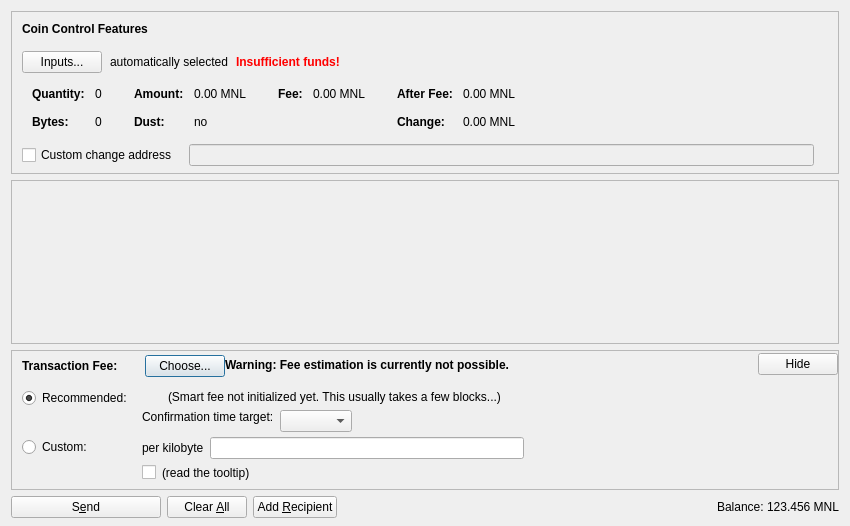
<?xml version="1.0" encoding="UTF-8"?>
<ui version="4.0">
 <class>SendCoinsDialog</class>
 <widget class="QDialog" name="SendCoinsDialog">
  <property name="geometry">
   <rect>
    <x>0</x>
    <y>0</y>
    <width>850</width>
    <height>526</height>
   </rect>
  </property>
  <property name="windowTitle">
   <string>Send Coins</string>
  </property>
  <layout class="QVBoxLayout" name="verticalLayout" stretch="0,1,0,0">
   <property name="bottomMargin">
    <number>8</number>
   </property>
   <item>
    <widget class="QFrame" name="frameCoinControl">
     <property name="sizePolicy">
      <sizepolicy hsizetype="Expanding" vsizetype="Expanding">
       <horstretch>0</horstretch>
       <verstretch>0</verstretch>
      </sizepolicy>
     </property>
     <property name="maximumSize">
      <size>
       <width>16777215</width>
       <height>16777215</height>
      </size>
     </property>
     <property name="frameShape">
      <enum>QFrame::StyledPanel</enum>
     </property>
     <property name="frameShadow">
      <enum>QFrame::Sunken</enum>
     </property>
     <layout class="QVBoxLayout" name="verticalLayoutCoinControl2">
      <property name="spacing">
       <number>0</number>
      </property>
      <property name="leftMargin">
       <number>0</number>
      </property>
      <property name="topMargin">
       <number>0</number>
      </property>
      <property name="rightMargin">
       <number>0</number>
      </property>
      <property name="bottomMargin">
       <number>6</number>
      </property>
      <item>
       <layout class="QVBoxLayout" name="verticalLayoutCoinControl" stretch="0,0,0,0,1">
        <property name="spacing">
         <number>0</number>
        </property>
        <property name="leftMargin">
         <number>10</number>
        </property>
        <property name="topMargin">
         <number>10</number>
        </property>
        <item>
         <layout class="QHBoxLayout" name="horizontalLayoutCoinControl1">
          <property name="bottomMargin">
           <number>15</number>
          </property>
          <item>
           <widget class="QLabel" name="labelCoinControlFeatures">
            <property name="sizePolicy">
             <sizepolicy hsizetype="Preferred" vsizetype="Maximum">
              <horstretch>0</horstretch>
              <verstretch>0</verstretch>
             </sizepolicy>
            </property>
            <property name="font">
             <font>
              <weight>75</weight>
              <bold>true</bold>
             </font>
            </property>
            <property name="styleSheet">
             <string notr="true">font-weight:bold;</string>
            </property>
            <property name="text">
             <string>Coin Control Features</string>
            </property>
           </widget>
          </item>
         </layout>
        </item>
        <item>
         <layout class="QHBoxLayout" name="horizontalLayoutCoinControl2" stretch="0,0,0,0">
          <property name="spacing">
           <number>8</number>
          </property>
          <property name="bottomMargin">
           <number>10</number>
          </property>
          <item>
           <widget class="QPushButton" name="pushButtonCoinControl">
            <property name="styleSheet">
             <string notr="true"/>
            </property>
            <property name="text">
             <string>Inputs...</string>
            </property>
            <property name="autoDefault">
             <bool>false</bool>
            </property>
           </widget>
          </item>
          <item>
           <widget class="QLabel" name="labelCoinControlAutomaticallySelected">
            <property name="text">
             <string>automatically selected</string>
            </property>
            <property name="margin">
             <number>5</number>
            </property>
           </widget>
          </item>
          <item>
           <widget class="QLabel" name="labelCoinControlInsuffFunds">
            <property name="font">
             <font>
              <weight>75</weight>
              <bold>true</bold>
             </font>
            </property>
            <property name="styleSheet">
             <string notr="true">color:red;font-weight:bold;</string>
            </property>
            <property name="text">
             <string>Insufficient funds!</string>
            </property>
            <property name="margin">
             <number>5</number>
            </property>
           </widget>
          </item>
          <item>
           <spacer name="horizontalSpacerCoinControl">
            <property name="orientation">
             <enum>Qt::Horizontal</enum>
            </property>
            <property name="sizeHint" stdset="0">
             <size>
              <width>40</width>
              <height>1</height>
             </size>
            </property>
           </spacer>
          </item>
         </layout>
        </item>
        <item>
         <widget class="QWidget" name="widgetCoinControl" native="true">
          <property name="sizePolicy">
           <sizepolicy hsizetype="Preferred" vsizetype="Preferred">
            <horstretch>0</horstretch>
            <verstretch>0</verstretch>
           </sizepolicy>
          </property>
          <property name="minimumSize">
           <size>
            <width>0</width>
            <height>0</height>
           </size>
          </property>
          <property name="styleSheet">
           <string notr="true"/>
          </property>
          <layout class="QHBoxLayout" name="horizontalLayoutCoinControl5">
           <property name="leftMargin">
            <number>0</number>
           </property>
           <property name="topMargin">
            <number>0</number>
           </property>
           <property name="rightMargin">
            <number>0</number>
           </property>
           <property name="bottomMargin">
            <number>0</number>
           </property>
           <item>
            <layout class="QHBoxLayout" name="horizontalLayoutCoinControl3" stretch="0,0,0,1">
             <property name="spacing">
              <number>20</number>
             </property>
             <property name="topMargin">
              <number>0</number>
             </property>
             <property name="bottomMargin">
              <number>10</number>
             </property>
             <item>
              <layout class="QFormLayout" name="formLayoutCoinControl1">
               <property name="horizontalSpacing">
                <number>10</number>
               </property>
               <property name="verticalSpacing">
                <number>14</number>
               </property>
               <property name="leftMargin">
                <number>10</number>
               </property>
               <property name="topMargin">
                <number>4</number>
               </property>
               <property name="rightMargin">
                <number>6</number>
               </property>
               <item row="0" column="0">
                <widget class="QLabel" name="labelCoinControlQuantityText">
                 <property name="font">
                  <font>
                   <weight>75</weight>
                   <bold>true</bold>
                  </font>
                 </property>
                 <property name="text">
                  <string>Quantity:</string>
                 </property>
                 <property name="margin">
                  <number>0</number>
                 </property>
                </widget>
               </item>
               <item row="0" column="1">
                <widget class="QLabel" name="labelCoinControlQuantity">
                 <property name="cursor">
                  <cursorShape>IBeamCursor</cursorShape>
                 </property>
                 <property name="contextMenuPolicy">
                  <enum>Qt::ActionsContextMenu</enum>
                 </property>
                 <property name="text">
                  <string notr="true">0</string>
                 </property>
                 <property name="margin">
                  <number>0</number>
                 </property>
                 <property name="textInteractionFlags">
                  <set>Qt::LinksAccessibleByMouse|Qt::TextSelectableByKeyboard|Qt::TextSelectableByMouse</set>
                 </property>
                </widget>
               </item>
               <item row="1" column="0">
                <widget class="QLabel" name="labelCoinControlBytesText">
                 <property name="font">
                  <font>
                   <weight>75</weight>
                   <bold>true</bold>
                  </font>
                 </property>
                 <property name="text">
                  <string>Bytes:</string>
                 </property>
                </widget>
               </item>
               <item row="1" column="1">
                <widget class="QLabel" name="labelCoinControlBytes">
                 <property name="cursor">
                  <cursorShape>IBeamCursor</cursorShape>
                 </property>
                 <property name="contextMenuPolicy">
                  <enum>Qt::ActionsContextMenu</enum>
                 </property>
                 <property name="text">
                  <string notr="true">0</string>
                 </property>
                 <property name="textInteractionFlags">
                  <set>Qt::LinksAccessibleByMouse|Qt::TextSelectableByKeyboard|Qt::TextSelectableByMouse</set>
                 </property>
                </widget>
               </item>
              </layout>
             </item>
             <item>
              <layout class="QFormLayout" name="formLayoutCoinControl2">
               <property name="horizontalSpacing">
                <number>10</number>
               </property>
               <property name="verticalSpacing">
                <number>14</number>
               </property>
               <property name="leftMargin">
                <number>6</number>
               </property>
               <property name="topMargin">
                <number>4</number>
               </property>
               <property name="rightMargin">
                <number>6</number>
               </property>
               <item row="0" column="0">
                <widget class="QLabel" name="labelCoinControlAmountText">
                 <property name="font">
                  <font>
                   <weight>75</weight>
                   <bold>true</bold>
                  </font>
                 </property>
                 <property name="text">
                  <string>Amount:</string>
                 </property>
                 <property name="margin">
                  <number>0</number>
                 </property>
                </widget>
               </item>
               <item row="0" column="1">
                <widget class="QLabel" name="labelCoinControlAmount">
                 <property name="cursor">
                  <cursorShape>IBeamCursor</cursorShape>
                 </property>
                 <property name="contextMenuPolicy">
                  <enum>Qt::ActionsContextMenu</enum>
                 </property>
                 <property name="text">
                  <string notr="true">0.00 MNL</string>
                 </property>
                 <property name="textInteractionFlags">
                  <set>Qt::LinksAccessibleByMouse|Qt::TextSelectableByKeyboard|Qt::TextSelectableByMouse</set>
                 </property>
                </widget>
               </item>
               <item row="1" column="0">
                <widget class="QLabel" name="labelCoinControlLowOutputText">
                 <property name="font">
                  <font>
                   <weight>75</weight>
                   <bold>true</bold>
                  </font>
                 </property>
                 <property name="text">
                  <string>Dust:</string>
                 </property>
                </widget>
               </item>
               <item row="1" column="1">
                <widget class="QLabel" name="labelCoinControlLowOutput">
                 <property name="cursor">
                  <cursorShape>IBeamCursor</cursorShape>
                 </property>
                 <property name="contextMenuPolicy">
                  <enum>Qt::ActionsContextMenu</enum>
                 </property>
                 <property name="text">
                  <string notr="true">no</string>
                 </property>
                 <property name="textInteractionFlags">
                  <set>Qt::LinksAccessibleByMouse|Qt::TextSelectableByKeyboard|Qt::TextSelectableByMouse</set>
                 </property>
                </widget>
               </item>
              </layout>
             </item>
             <item>
              <layout class="QFormLayout" name="formLayoutCoinControl3">
               <property name="horizontalSpacing">
                <number>10</number>
               </property>
               <property name="verticalSpacing">
                <number>14</number>
               </property>
               <property name="leftMargin">
                <number>6</number>
               </property>
               <property name="topMargin">
                <number>4</number>
               </property>
               <property name="rightMargin">
                <number>6</number>
               </property>
               <item row="0" column="0">
                <widget class="QLabel" name="labelCoinControlFeeText">
                 <property name="font">
                  <font>
                   <weight>75</weight>
                   <bold>true</bold>
                  </font>
                 </property>
                 <property name="text">
                  <string>Fee:</string>
                 </property>
                 <property name="margin">
                  <number>0</number>
                 </property>
                </widget>
               </item>
               <item row="0" column="1">
                <widget class="QLabel" name="labelCoinControlFee">
                 <property name="cursor">
                  <cursorShape>IBeamCursor</cursorShape>
                 </property>
                 <property name="contextMenuPolicy">
                  <enum>Qt::ActionsContextMenu</enum>
                 </property>
                 <property name="text">
                  <string notr="true">0.00 MNL</string>
                 </property>
                 <property name="textInteractionFlags">
                  <set>Qt::LinksAccessibleByMouse|Qt::TextSelectableByKeyboard|Qt::TextSelectableByMouse</set>
                 </property>
                </widget>
               </item>
              </layout>
             </item>
             <item>
              <layout class="QFormLayout" name="formLayoutCoinControl4">
               <property name="horizontalSpacing">
                <number>10</number>
               </property>
               <property name="verticalSpacing">
                <number>14</number>
               </property>
               <property name="leftMargin">
                <number>6</number>
               </property>
               <property name="topMargin">
                <number>4</number>
               </property>
               <property name="rightMargin">
                <number>6</number>
               </property>
               <item row="0" column="0">
                <widget class="QLabel" name="labelCoinControlAfterFeeText">
                 <property name="font">
                  <font>
                   <weight>75</weight>
                   <bold>true</bold>
                  </font>
                 </property>
                 <property name="text">
                  <string>After Fee:</string>
                 </property>
                 <property name="margin">
                  <number>0</number>
                 </property>
                </widget>
               </item>
               <item row="0" column="1">
                <widget class="QLabel" name="labelCoinControlAfterFee">
                 <property name="cursor">
                  <cursorShape>IBeamCursor</cursorShape>
                 </property>
                 <property name="contextMenuPolicy">
                  <enum>Qt::ActionsContextMenu</enum>
                 </property>
                 <property name="text">
                  <string notr="true">0.00 MNL</string>
                 </property>
                 <property name="textInteractionFlags">
                  <set>Qt::LinksAccessibleByMouse|Qt::TextSelectableByKeyboard|Qt::TextSelectableByMouse</set>
                 </property>
                </widget>
               </item>
               <item row="1" column="0">
                <widget class="QLabel" name="labelCoinControlChangeText">
                 <property name="font">
                  <font>
                   <weight>75</weight>
                   <bold>true</bold>
                  </font>
                 </property>
                 <property name="text">
                  <string>Change:</string>
                 </property>
                </widget>
               </item>
               <item row="1" column="1">
                <widget class="QLabel" name="labelCoinControlChange">
                 <property name="cursor">
                  <cursorShape>IBeamCursor</cursorShape>
                 </property>
                 <property name="contextMenuPolicy">
                  <enum>Qt::ActionsContextMenu</enum>
                 </property>
                 <property name="text">
                  <string notr="true">0.00 MNL</string>
                 </property>
                 <property name="textInteractionFlags">
                  <set>Qt::LinksAccessibleByMouse|Qt::TextSelectableByKeyboard|Qt::TextSelectableByMouse</set>
                 </property>
                </widget>
               </item>
              </layout>
             </item>
            </layout>
           </item>
          </layout>
         </widget>
        </item>
        <item>
         <layout class="QHBoxLayout" name="horizontalLayoutCoinControl4" stretch="0,0,0">
          <property name="spacing">
           <number>12</number>
          </property>
          <property name="sizeConstraint">
           <enum>QLayout::SetDefaultConstraint</enum>
          </property>
          <property name="topMargin">
           <number>5</number>
          </property>
          <property name="rightMargin">
           <number>5</number>
          </property>
          <item>
           <widget class="QCheckBox" name="checkBoxCoinControlChange">
            <property name="toolTip">
             <string>If this is activated, but the change address is empty or invalid, change will be sent to a newly generated address.</string>
            </property>
            <property name="text">
             <string>Custom change address</string>
            </property>
           </widget>
          </item>
          <item>
           <widget class="QValidatedLineEdit" name="lineEditCoinControlChange">
            <property name="enabled">
             <bool>false</bool>
            </property>
            <property name="sizePolicy">
             <sizepolicy hsizetype="Expanding" vsizetype="Fixed">
              <horstretch>0</horstretch>
              <verstretch>0</verstretch>
             </sizepolicy>
            </property>
           </widget>
          </item>
          <item>
           <widget class="QLabel" name="labelCoinControlChangeLabel">
            <property name="sizePolicy">
             <sizepolicy hsizetype="Preferred" vsizetype="Expanding">
              <horstretch>0</horstretch>
              <verstretch>0</verstretch>
             </sizepolicy>
            </property>
            <property name="minimumSize">
             <size>
              <width>0</width>
              <height>0</height>
             </size>
            </property>
            <property name="text">
             <string/>
            </property>
            <property name="margin">
             <number>3</number>
            </property>
           </widget>
          </item>
         </layout>
        </item>
        <item>
         <spacer name="verticalSpacerCoinControl">
          <property name="orientation">
           <enum>Qt::Vertical</enum>
          </property>
          <property name="sizeHint" stdset="0">
           <size>
            <width>800</width>
            <height>1</height>
           </size>
          </property>
         </spacer>
        </item>
       </layout>
      </item>
     </layout>
    </widget>
   </item>
   <item>
    <widget class="QScrollArea" name="scrollArea">
     <property name="widgetResizable">
      <bool>true</bool>
     </property>
     <widget class="QWidget" name="scrollAreaWidgetContents">
      <property name="geometry">
       <rect>
        <x>0</x>
        <y>0</y>
        <width>830</width>
        <height>104</height>
       </rect>
      </property>
      <layout class="QVBoxLayout" name="verticalLayout_2" stretch="0,1">
       <property name="leftMargin">
        <number>0</number>
       </property>
       <property name="topMargin">
        <number>0</number>
       </property>
       <property name="rightMargin">
        <number>0</number>
       </property>
       <property name="bottomMargin">
        <number>0</number>
       </property>
       <item>
        <layout class="QVBoxLayout" name="entries">
         <property name="spacing">
          <number>6</number>
         </property>
        </layout>
       </item>
       <item>
        <spacer name="verticalSpacer">
         <property name="orientation">
          <enum>Qt::Vertical</enum>
         </property>
         <property name="sizeHint" stdset="0">
          <size>
           <width>20</width>
           <height>40</height>
          </size>
         </property>
        </spacer>
       </item>
      </layout>
     </widget>
    </widget>
   </item>
   <item>
    <widget class="QFrame" name="frameFee">
     <property name="sizePolicy">
      <sizepolicy hsizetype="Expanding" vsizetype="Expanding">
       <horstretch>0</horstretch>
       <verstretch>0</verstretch>
      </sizepolicy>
     </property>
     <property name="maximumSize">
      <size>
       <width>16777215</width>
       <height>16777215</height>
      </size>
     </property>
     <property name="frameShape">
      <enum>QFrame::StyledPanel</enum>
     </property>
     <property name="frameShadow">
      <enum>QFrame::Sunken</enum>
     </property>
     <layout class="QVBoxLayout" name="verticalLayoutFee1">
      <property name="spacing">
       <number>0</number>
      </property>
      <property name="leftMargin">
       <number>0</number>
      </property>
      <property name="topMargin">
       <number>0</number>
      </property>
      <property name="rightMargin">
       <number>0</number>
      </property>
      <property name="bottomMargin">
       <number>0</number>
      </property>
      <item>
       <layout class="QVBoxLayout" name="verticalLayoutFee2" stretch="0,0,0">
        <property name="spacing">
         <number>0</number>
        </property>
        <property name="leftMargin">
         <number>10</number>
        </property>
        <property name="topMargin">
         <number>0</number>
        </property>
        <item>
         <layout class="QHBoxLayout" name="horizontalLayoutFee1">
          <property name="bottomMargin">
           <number>0</number>
          </property>
          <item>
           <layout class="QVBoxLayout" name="verticalLayoutFee7">
            <property name="spacing">
             <number>0</number>
            </property>
            <item>
             <spacer name="verticalSpacerSmartFee">
              <property name="orientation">
               <enum>Qt::Vertical</enum>
              </property>
              <property name="sizeType">
               <enum>QSizePolicy::Fixed</enum>
              </property>
              <property name="sizeHint" stdset="0">
               <size>
                <width>1</width>
                <height>4</height>
               </size>
              </property>
             </spacer>
            </item>
            <item>
             <layout class="QHBoxLayout" name="horizontalLayoutSmartFee">
              <property name="spacing">
               <number>10</number>
              </property>
              <item>
               <widget class="QLabel" name="labelFeeHeadline">
                <property name="sizePolicy">
                 <sizepolicy hsizetype="Preferred" vsizetype="Maximum">
                  <horstretch>0</horstretch>
                  <verstretch>0</verstretch>
                 </sizepolicy>
                </property>
                <property name="font">
                 <font>
                  <weight>75</weight>
                  <bold>true</bold>
                 </font>
                </property>
                <property name="styleSheet">
                 <string notr="true">font-weight:bold;</string>
                </property>
                <property name="text">
                 <string>Transaction Fee:</string>
                </property>
               </widget>
              </item>
              <item>
               <widget class="QLabel" name="labelFeeMinimized">
                <property name="text">
                 <string/>
                </property>
               </widget>
              </item>
              <item>
               <widget class="QPushButton" name="buttonChooseFee">
                <property name="text">
                 <string>Choose...</string>
                </property>
               </widget>
              </item>
             </layout>
            </item>
            <item>
             <spacer name="verticalSpacer_5">
              <property name="orientation">
               <enum>Qt::Vertical</enum>
              </property>
              <property name="sizeHint" stdset="0">
               <size>
                <width>1</width>
                <height>1</height>
               </size>
              </property>
             </spacer>
            </item>
           </layout>
          </item>
          <item>
           <widget class="QLabel" name="fallbackFeeWarningLabel">
            <property name="toolTip">
             <string>Using the fallbackfee can result in sending a transaction that will take several hours or days (or never) to confirm. Consider choosing your fee manually or wait until you have validated the complete chain.</string>
            </property>
            <property name="font">
            <font>
                <weight>75</weight>
                <bold>true</bold>
            </font>
            </property>
            <property name="text">
             <string>Warning: Fee estimation is currently not possible.</string>
            </property>
            <property name="wordWrap">
             <bool>false</bool>
            </property>
           </widget>
          </item>
          <item>
           <spacer name="horizontalSpacer_4">
            <property name="orientation">
             <enum>Qt::Horizontal</enum>
            </property>
            <property name="sizeType">
             <enum>QSizePolicy::MinimumExpanding</enum>
            </property>
            <property name="sizeHint" stdset="0">
             <size>
              <width>40</width>
              <height>20</height>
             </size>
            </property>
           </spacer>
          </item>
          <item>
           <widget class="QPushButton" name="buttonMinimizeFee">
            <property name="toolTip">
             <string>collapse fee-settings</string>
            </property>
            <property name="text">
             <string>Hide</string>
            </property>
           </widget>
          </item>
         </layout>
        </item>
        <item>
         <widget class="QFrame" name="frameFeeSelection">
          <layout class="QVBoxLayout" name="verticalLayoutFee12">
           <property name="spacing">
            <number>0</number>
           </property>
           <property name="leftMargin">
            <number>0</number>
           </property>
           <property name="topMargin">
            <number>0</number>
           </property>
           <property name="rightMargin">
            <number>0</number>
           </property>
           <property name="bottomMargin">
            <number>0</number>
           </property>
           <item>
            <layout class="QGridLayout" name="gridLayoutFee">
             <property name="topMargin">
              <number>10</number>
             </property>
             <property name="bottomMargin">
              <number>4</number>
             </property>
             <property name="horizontalSpacing">
              <number>10</number>
             </property>
             <property name="verticalSpacing">
              <number>4</number>
             </property>
             <item row="1" column="1">
              <layout class="QVBoxLayout" name="verticalLayoutFee8">
               <property name="spacing">
                <number>6</number>
               </property>
               <item>
                <layout class="QHBoxLayout" name="horizontalLayoutFee13">
                 <item>
                  <widget class="QLabel" name="labelCustomPerKilobyte">
                   <property name="toolTip">
                    <string>If the custom fee is set to 1000 satoshis and the transaction is only 250 bytes, then &quot;per kilobyte&quot; only pays 250 satoshis in fee, while &quot;total at least&quot; pays 1000 satoshis. For transactions bigger than a kilobyte both pay by kilobyte.</string>
                   </property>
                   <property name="text">
                    <string>per kilobyte</string>
                   </property>
                  </widget>
                 </item>
                 <item>
                  <widget class="BitcoinAmountField" name="customFee"/>
                 </item>
                 <item>
                  <spacer name="horizontalSpacer_6">
                   <property name="orientation">
                    <enum>Qt::Horizontal</enum>
                   </property>
                   <property name="sizeHint" stdset="0">
                    <size>
                     <width>1</width>
                     <height>1</height>
                    </size>
                   </property>
                  </spacer>
                 </item>
                </layout>
               </item>
               <item>
                <layout class="QHBoxLayout" name="horizontalLayoutFee8">
                 <item>
                  <widget class="QCheckBox" name="checkBoxMinimumFee">
                   <property name="toolTip">
                    <string>Paying only the minimum fee is just fine as long as there is less transaction volume than space in the blocks. But be aware that this can end up in a never confirming transaction once there is more demand for monalisa transactions than the network can process.</string>
                   </property>
                   <property name="text">
                    <string/>
                   </property>
                  </widget>
                 </item>
                 <item>
                  <widget class="QLabel" name="labelMinFeeWarning">
                   <property name="enabled">
                    <bool>true</bool>
                   </property>
                   <property name="toolTip">
                    <string>Paying only the minimum fee is just fine as long as there is less transaction volume than space in the blocks. But be aware that this can end up in a never confirming transaction once there is more demand for monalisa transactions than the network can process.</string>
                   </property>
                   <property name="text">
                    <string>(read the tooltip)</string>
                   </property>
                   <property name="margin">
                    <number>5</number>
                   </property>
                  </widget>
                 </item>
                 <item>
                  <spacer name="horizontalSpacer_2">
                   <property name="orientation">
                    <enum>Qt::Horizontal</enum>
                   </property>
                   <property name="sizeHint" stdset="0">
                    <size>
                     <width>1</width>
                     <height>1</height>
                    </size>
                   </property>
                  </spacer>
                 </item>
                </layout>
               </item>
              </layout>
             </item>
             <item row="0" column="0">
              <layout class="QVBoxLayout" name="verticalLayoutFee4" stretch="0,1">
               <item>
                <widget class="QRadioButton" name="radioSmartFee">
                 <property name="text">
                  <string>Recommended:</string>
                 </property>
                 <property name="checked">
                  <bool>true</bool>
                 </property>
                 <attribute name="buttonGroup">
                  <string notr="true">groupFee</string>
                 </attribute>
                </widget>
               </item>
               <item>
                <spacer name="verticalSpacer_2">
                 <property name="orientation">
                  <enum>Qt::Vertical</enum>
                 </property>
                 <property name="sizeHint" stdset="0">
                  <size>
                   <width>1</width>
                   <height>1</height>
                  </size>
                 </property>
                </spacer>
               </item>
              </layout>
             </item>
             <item row="1" column="0">
              <layout class="QVBoxLayout" name="verticalLayoutFee9" stretch="0,1">
               <item>
                <widget class="QRadioButton" name="radioCustomFee">
                 <property name="text">
                  <string>Custom:</string>
                 </property>
                 <attribute name="buttonGroup">
                  <string notr="true">groupFee</string>
                 </attribute>
                </widget>
               </item>
               <item>
                <spacer name="verticalSpacer_6">
                 <property name="orientation">
                  <enum>Qt::Vertical</enum>
                 </property>
                 <property name="sizeHint" stdset="0">
                  <size>
                   <width>1</width>
                   <height>1</height>
                  </size>
                 </property>
                </spacer>
               </item>
              </layout>
             </item>
             <item row="0" column="1">
              <layout class="QVBoxLayout" name="verticalLayoutFee3" stretch="0,0,1">
               <property name="spacing">
                <number>6</number>
               </property>
               <property name="topMargin">
                <number>2</number>
               </property>
               <item>
                <layout class="QHBoxLayout" name="horizontalLayoutFee12">
                 <item>
                  <widget class="QLabel" name="labelSmartFee">
                   <property name="text">
                    <string/>
                   </property>
                   <property name="margin">
                    <number>2</number>
                   </property>
                  </widget>
                 </item>
                 <item>
                  <widget class="QLabel" name="labelFeeEstimation">
                   <property name="text">
                    <string/>
                   </property>
                  </widget>
                 </item>
                 <item>
                  <widget class="QLabel" name="labelSmartFee2">
                   <property name="text">
                    <string>(Smart fee not initialized yet. This usually takes a few blocks...)</string>
                   </property>
                   <property name="margin">
                    <number>2</number>
                   </property>
                  </widget>
                 </item>
                 <item>
                  <spacer name="horizontalSpacer_5">
                   <property name="orientation">
                    <enum>Qt::Horizontal</enum>
                   </property>
                   <property name="sizeHint" stdset="0">
                    <size>
                     <width>1</width>
                     <height>1</height>
                    </size>
                   </property>
                  </spacer>
                 </item>
                </layout>
               </item>
               <item>
                <layout class="QHBoxLayout" name="horizontalLayoutFee9">
                 <item>
                  <layout class="QVBoxLayout" name="verticalLayoutFee6">
                   <item>
                    <widget class="QLabel" name="labelSmartFee3">
                     <property name="text">
                      <string>Confirmation time target:</string>
                     </property>
                     <property name="margin">
                      <number>2</number>
                     </property>
                    </widget>
                   </item>
                   <item>
                    <spacer name="verticalSpacer_3">
                     <property name="orientation">
                      <enum>Qt::Vertical</enum>
                     </property>
                     <property name="sizeHint" stdset="0">
                      <size>
                       <width>1</width>
                       <height>1</height>
                      </size>
                     </property>
                    </spacer>
                   </item>
                  </layout>
                 </item>
                 <item>
                  <layout class="QVBoxLayout" name="verticalLayoutFee5">
                   <property name="rightMargin">
                    <number>30</number>
                   </property>
                   <item>
                    <layout class="QHBoxLayout" name="horizontalLayoutConfTarget">
                     <property name="bottomMargin">
                      <number>0</number>
                     </property>
                     <item>
                      <widget class="QComboBox" name="confTargetSelector"/>
                     </item>
                     <item>
                      <spacer name="horizontalSpacerConfTarget">
                       <property name="orientation">
                        <enum>Qt::Horizontal</enum>
                       </property>
                       <property name="sizeHint" stdset="0">
                        <size>
                         <width>40</width>
                         <height>20</height>
                        </size>
                       </property>
                      </spacer>
                     </item>
                    </layout>
                   </item>
                  </layout>
                 </item>
                </layout>
               </item>
               <item>
                <spacer name="verticalSpacer_4">
                 <property name="orientation">
                  <enum>Qt::Vertical</enum>
                 </property>
                 <property name="sizeHint" stdset="0">
                  <size>
                   <width>1</width>
                   <height>1</height>
                  </size>
                 </property>
                </spacer>
               </item>
              </layout>
             </item>
            </layout>
           </item>
          </layout>
         </widget>
        </item>
        <item>
         <spacer name="verticalSpacerFee">
          <property name="orientation">
           <enum>Qt::Vertical</enum>
          </property>
          <property name="sizeHint" stdset="0">
           <size>
            <width>40</width>
            <height>5</height>
           </size>
          </property>
         </spacer>
        </item>
       </layout>
      </item>
     </layout>
    </widget>
   </item>
   <item>
    <layout class="QHBoxLayout" name="horizontalLayout">
     <item>
      <widget class="QPushButton" name="sendButton">
       <property name="minimumSize">
        <size>
         <width>150</width>
         <height>0</height>
        </size>
       </property>
       <property name="toolTip">
        <string>Confirm the send action</string>
       </property>
       <property name="text">
        <string>S&amp;end</string>
       </property>
       <property name="icon">
        <iconset resource="../bitcoin.qrc">
         <normaloff>:/icons/send</normaloff>:/icons/send</iconset>
       </property>
       <property name="autoDefault">
        <bool>false</bool>
       </property>
       <property name="default">
        <bool>false</bool>
       </property>
      </widget>
     </item>
     <item>
      <widget class="QPushButton" name="clearButton">
       <property name="sizePolicy">
        <sizepolicy hsizetype="Minimum" vsizetype="Fixed">
         <horstretch>0</horstretch>
         <verstretch>0</verstretch>
        </sizepolicy>
       </property>
       <property name="toolTip">
        <string>Clear all fields of the form.</string>
       </property>
       <property name="text">
        <string>Clear &amp;All</string>
       </property>
       <property name="icon">
        <iconset resource="../bitcoin.qrc">
         <normaloff>:/icons/remove</normaloff>:/icons/remove</iconset>
       </property>
       <property name="autoDefault">
        <bool>false</bool>
       </property>
      </widget>
     </item>
     <item>
      <widget class="QPushButton" name="addButton">
       <property name="toolTip">
        <string>Send to multiple recipients at once</string>
       </property>
       <property name="text">
        <string>Add &amp;Recipient</string>
       </property>
       <property name="icon">
        <iconset resource="../bitcoin.qrc">
         <normaloff>:/icons/add</normaloff>:/icons/add</iconset>
       </property>
       <property name="autoDefault">
        <bool>false</bool>
       </property>
      </widget>
     </item>
     <item>
      <spacer name="horizontalSpacer">
       <property name="orientation">
        <enum>Qt::Horizontal</enum>
       </property>
       <property name="sizeHint" stdset="0">
        <size>
         <width>40</width>
         <height>20</height>
        </size>
       </property>
      </spacer>
     </item>
     <item>
      <layout class="QHBoxLayout" name="horizontalLayout_2">
       <property name="spacing">
        <number>3</number>
       </property>
       <item>
        <widget class="QLabel" name="label">
         <property name="sizePolicy">
          <sizepolicy hsizetype="Preferred" vsizetype="Fixed">
           <horstretch>0</horstretch>
           <verstretch>0</verstretch>
          </sizepolicy>
         </property>
         <property name="text">
          <string>Balance:</string>
         </property>
        </widget>
       </item>
       <item>
        <widget class="QLabel" name="labelBalance">
         <property name="sizePolicy">
          <sizepolicy hsizetype="Preferred" vsizetype="Fixed">
           <horstretch>0</horstretch>
           <verstretch>0</verstretch>
          </sizepolicy>
         </property>
         <property name="cursor">
          <cursorShape>IBeamCursor</cursorShape>
         </property>
         <property name="text">
          <string notr="true">123.456 MNL</string>
         </property>
         <property name="textInteractionFlags">
          <set>Qt::LinksAccessibleByMouse|Qt::TextSelectableByKeyboard|Qt::TextSelectableByMouse</set>
         </property>
        </widget>
       </item>
      </layout>
     </item>
    </layout>
   </item>
  </layout>
 </widget>
 <customwidgets>
  <customwidget>
   <class>QValidatedLineEdit</class>
   <extends>QLineEdit</extends>
   <header>qvalidatedlineedit.h</header>
  </customwidget>
  <customwidget>
   <class>BitcoinAmountField</class>
   <extends>QLineEdit</extends>
   <header>bitcoinamountfield.h</header>
   <container>1</container>
  </customwidget>
 </customwidgets>
 <resources>
  <include location="../bitcoin.qrc"/>
 </resources>
 <connections/>
 <buttongroups>
  <buttongroup name="groupFee"/>
 </buttongroups>
</ui>
